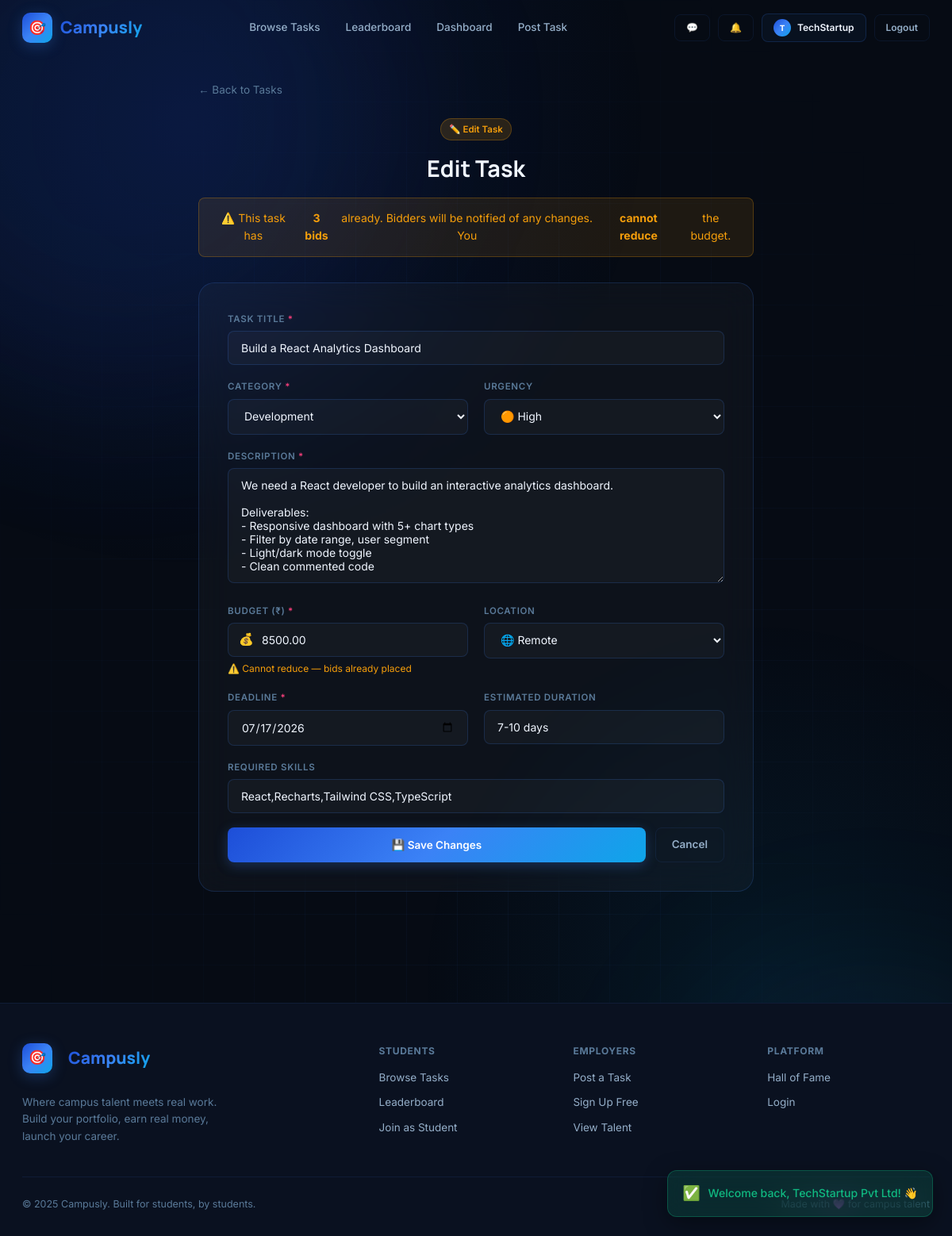
Screenshot of /edit_task.php?id=1 (signed in) with the database file from the repository.
### tables this page shows
CREATE TABLE tasks (
  id           INT AUTO_INCREMENT PRIMARY KEY,
  employer_id  INT           NOT NULL,
  title        VARCHAR(255)  NOT NULL,
  description  TEXT,
  category     VARCHAR(100),
  price        DECIMAL(10,2) DEFAULT 0.00,
  location     VARCHAR(100)  DEFAULT 'Remote',
  skills       VARCHAR(800),
  deadline     DATE,
  duration     VARCHAR(80),
  urgency      ENUM('urgent','high','medium','low') DEFAULT 'medium',
  status       ENUM('open','assigned','completed','cancelled') DEFAULT 'open',
  created_at   TIMESTAMP     DEFAULT CURRENT_TIMESTAMP,
  INDEX idx_status   (status),
  INDEX idx_category (category),
  INDEX idx_employer (employer_id)
);

### edit_task.php (the view, shortened to what this page needs)
<?php
include 'db.php';
$uid    = (int)$_SESSION['user_id'];
$tid    = intval($_GET['id'] ?? 0);
$task = mysqli_fetch_assoc(mysqli_query($conn,
  "SELECT * FROM tasks WHERE id=$tid AND employer_id=$uid LIMIT 1"));
$categories = ['Design','Development','Content Writing','Marketing','Research','Video & Animation','Data Analysis','Other'];
$bid_count = mysqli_fetch_assoc(mysqli_query($conn,"SELECT COUNT(*) as c FROM applications WHERE task_id=$tid"))['c'];
include 'includes/head.php';
include 'includes/navbar.php';
?>
<div class="wrap">
  <div style="max-width:740px;margin:0 auto;padding:100px 20px 60px">
    <a href="manage_tasks.php" style="color:var(--t3);font-size:13.5px;display:inline-block;margin-bottom:24px">← Back to Tasks</a>
    <div style="text-align:center;margin-bottom:32px">
      <div class="tag tag-a" style="margin-bottom:12px">✏️ Edit Task</div>
      <h1 style="font-family:var(--fh);font-size:1.8rem;font-weight:700">Edit Task</h1>
      <?php if($bid_count>0): ?>
        <div class="alert alert-warn" style="margin-top:14px">
          ⚠️ This task has <strong><?= $bid_count ?> bid<?= $bid_count!=1?'s':'' ?></strong> already. Bidders will be notified of any changes. You <strong>cannot reduce</strong> the budget.
        </div>
      <?php endif; ?>
    </div>
    <div class="glass" style="padding:36px;border-radius:var(--rl)">
      <form method="POST">
        <div class="fg">
          <label class="flabel">Task Title <span style="color:var(--rose)">*</span></label>
          <input type="text" name="title" class="finput" required
            value="<?= htmlspecialchars($task['title']) ?>">
        </div>
        <div class="grid-2">
          <div class="fg">
            <label class="flabel">Category <span style="color:var(--rose)">*</span></label>
            <select name="category" class="finput" required>
              <?php foreach($categories as $cat): ?>
                <option value="<?= $cat ?>" <?= $task['category']===$cat?'selected':'' ?>><?= $cat ?></option>
              <?php endforeach; ?>
            </select>
          </div>
          <div class="fg">
            <label class="flabel">Urgency</label>
            <select name="urgency" class="finput">
              <?php foreach(['low'=>'🟢 Low','medium'=>'🟡 Medium','high'=>'🟠 High','urgent'=>'🔴 Urgent'] as $v=>$l): ?>
                <option value="<?= $v ?>" <?= $task['urgency']===$v?'selected':'' ?>><?= $l ?></option>
              <?php endforeach; ?>
            </select>
          </div>
        </div>
        <div class="fg">
          <label class="flabel">Description <span style="color:var(--rose)">*</span></label>
          <textarea name="description" class="finput" rows="7" required><?= htmlspecialchars($task['description']) ?></textarea>
        </div>
        <div class="grid-2">
          <div class="fg">
            <label class="flabel">Budget (₹) <span style="color:var(--rose)">*</span></label>
            <div class="fwrap"><span class="ficon">💰</span>
              <input type="number" name="price" class="finput" min="100" max="500000" step="100" required
                value="<?= $task['price'] ?>">
            </div>
            <?php if($bid_count>0): ?><div class="fhelp" style="color:var(--amber)">⚠️ Cannot reduce — bids already placed</div><?php endif; ?>
          </div>
          <div class="fg">
            <label class="flabel">Location</label>
            <select name="location" class="finput">
              <option value="Remote"  <?= $task['location']==='Remote'?'selected':'' ?>>🌐 Remote</option>
            </select>
          </div>
        </div>
        <div class="grid-2">
          <div class="fg">
            <label class="flabel">Deadline <span style="color:var(--rose)">*</span></label>
            <input type="date" name="deadline" class="finput" required
              min="<?= date('Y-m-d',strtotime('+1 day')) ?>"
              value="<?= htmlspecialchars($task['deadline']??'') ?>">
          </div>
          <div class="fg">
            <label class="flabel">Estimated Duration</label>
            <input type="text" name="duration" class="finput" placeholder="e.g. 3–5 days"
              value="<?= htmlspecialchars($task['duration']??'') ?>">
          </div>
        </div>
        <div class="fg">
          <label class="flabel">Required Skills</label>
          <input type="text" name="skills" class="finput" placeholder="React, Figma, Python…"
            value="<?= htmlspecialchars($task['skills']??'') ?>">
        </div>
        <div style="display:flex;gap:12px">
          <button type="submit" class="btn btn-brand" style="flex:1">💾 Save Changes</button>
          <a href="manage_tasks.php" class="btn btn-ghost">Cancel</a>
        </div>
      </form>
    </div>
  </div>
</div>
<?php include 'includes/footer.php'; ?>

### style.css (style rules this page uses)
:root { --ink:#060b14; --ink2:#0a1120; --ink3:#0e1929; --ink4:#132035; --surface:rgba(59,130,246,0.05); --surface2:rgba(59,130,246,0.1); --border:rgba(59,130,246,0.1); --border2:rgba(59,130,246,0.18); --blue:#3b82f6; --blue2:#60a5fa; --blue-dark:#1d4ed8; --blue-glow:rgba(59,130,246,0.28); --indigo:#6366f1; --indigo2:#818cf8; --indigo-glow:rgba(99,102,241,0.25); --sky:#0ea5e9; --sky-glow:rgba(14,165,233,0.2); --violet:#3b82f6; --violet2:#60a5fa; --violet-glow:rgba(59,130,246,0.28); --rose:#f43f7a; --rose-glow:rgba(244,63,122,0.2); --amber:#f59e0b; --amber-glow:rgba(245,158,11,0.2); --cyan:#0ea5e9; --cyan-glow:rgba(14,165,233,0.18); --emerald:#10b981; --emerald-glow:rgba(16,185,129,0.2); --grad-brand:linear-gradient(135deg,#1d4ed8 0%,#3b82f6 50%,#0ea5e9 100%); --grad-cool:linear-gradient(135deg,#1d4ed8,#0ea5e9); --grad-warm:linear-gradient(135deg,#3b82f6,#6366f1); --t1:#f0f6ff; --t2:#94aec8; --t3:#5a7a99; --t4:#2e4a66; --r:14px; --rs:8px; --rl:20px; --tr:all 0.22s cubic-bezier(.4,0,.2,1); --fh:'Manrope',sans-serif; --fb:'Inter',sans-serif; }
* { box-sizing:border-box;margin:0;padding:0 }
html { scroll-behavior:smooth }
body { font-family:var(--fb);background:var(--ink);color:var(--t1);min-height:100vh;overflow-x:hidden;line-height:1.6 }
a { text-decoration:none;color:inherit }
.wrap { position:relative;z-index:1 }
.glass { background:rgba(255,255,255,0.03);backdrop-filter:blur(20px);border:1px solid var(--border2);border-radius:var(--r) }
.btn { display:inline-flex;align-items:center;justify-content:center;gap:8px;padding:10px 20px;border-radius:var(--rs);font-family:var(--fb);font-size:13.5px;font-weight:600;cursor:pointer;transition:var(--tr);border:none;white-space:nowrap }
.btn-brand { background:var(--grad-brand);color:#fff;box-shadow:0 4px 16px var(--blue-glow) }
.btn-ghost { background:transparent;color:var(--t2);border:1px solid var(--border) }
.fg { margin-bottom:18px }
.flabel { display:block;margin-bottom:6px;font-size:11.5px;font-weight:600;color:var(--t3);text-transform:uppercase;letter-spacing:.7px }
.finput { width:100%;padding:12px 16px;background:rgba(255,255,255,0.03);border:1px solid var(--border2);border-radius:var(--rs);color:var(--t1);font-family:var(--fb);font-size:14px;transition:var(--tr);outline:none }
.finput::placeholder { color:var(--t4) }
select.finput { cursor:pointer }
select.finput option { background:var(--ink2) }
textarea.finput { resize:vertical;min-height:100px }
.fwrap { position:relative }
.ficon { position:absolute;left:14px;top:50%;transform:translateY(-50%);font-size:15px;pointer-events:none;color:var(--t4) }
.fwrap .finput { padding-left:42px }
.fhelp { color:var(--t3);font-size:12px;margin-top:5px }
.tag { display:inline-flex;align-items:center;gap:4px;padding:4px 10px;border-radius:20px;font-size:11.5px;font-weight:600 }
.tag-a { background:rgba(245,158,11,0.15);color:var(--amber);border:1px solid rgba(245,158,11,0.25) }
.alert { padding:14px 18px;border-radius:var(--rs);font-size:14px;margin-bottom:18px;display:flex;align-items:flex-start;gap:10px }
.alert-warn { background:rgba(245,158,11,0.1);border:1px solid rgba(245,158,11,0.25);color:var(--amber) }
.grid-2 { display:grid;grid-template-columns:1fr 1fr;gap:20px }

### rows the page displays
tasks: title "Build a React Analytics Dashboard", category "Development", urgency "🟠 High", description "We need a React developer to build an interactive analytics dashboard. Deliverables: - Responsive dashboard with 5+ chart types - Filter by date range, user segment - Light/dark mode toggle - Clean commented code", price "8500.00", location "🌐 Remote", deadline "07/17/2026", duration "7-10 days", skills "React,Recharts,Tailwind CSS,TypeScript"

### other values shown
substr($user_name,0,1) "T"
explode(' ',$user_name)[0] "TechStartup"
$bid_count "3"
